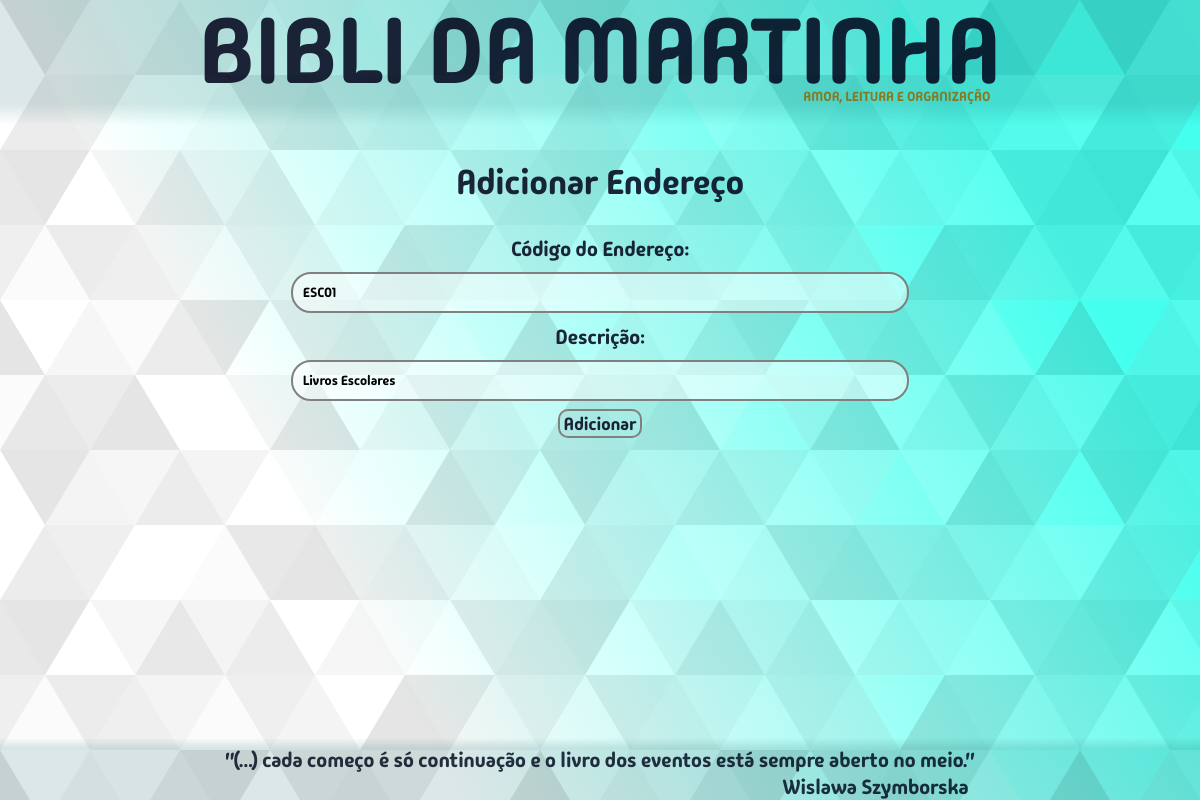
Before: /editarendereco/2/ with the older database file.
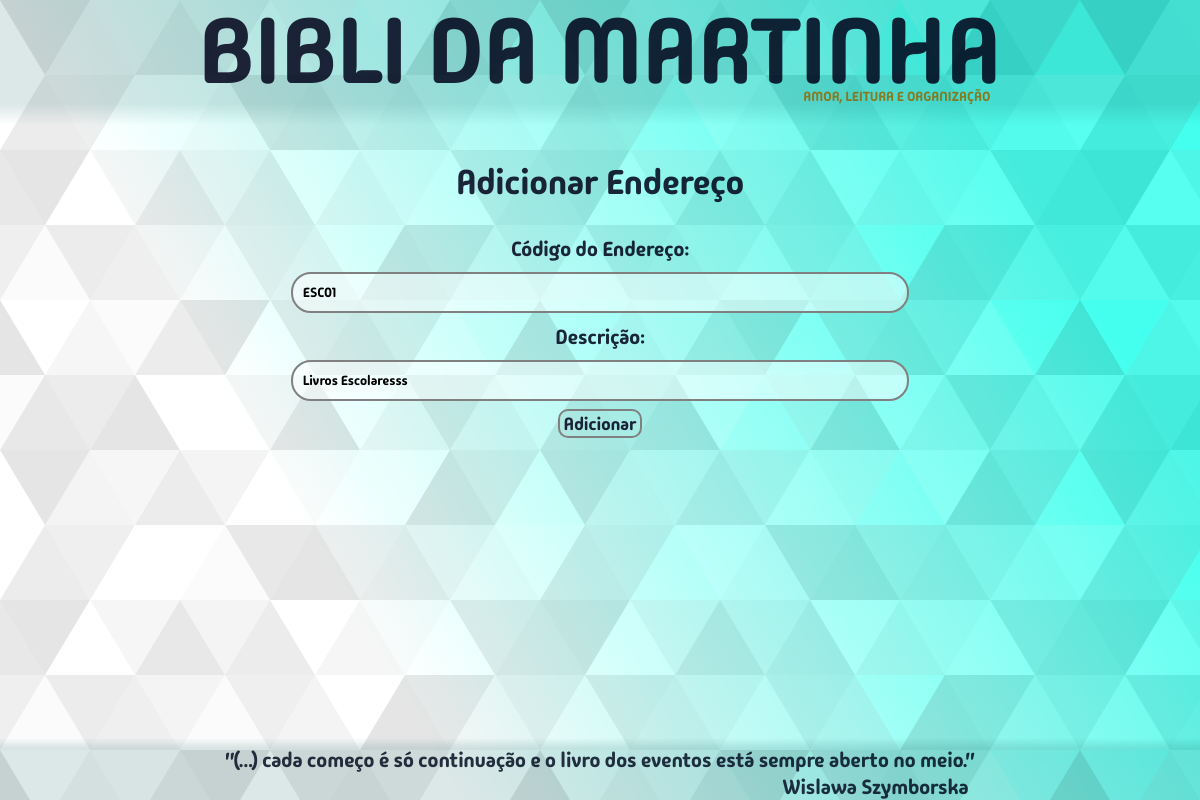
After: the same page with the newer database file.
### bibm/models.py (models this page shows, shortened)
class Endereco(models.Model):
    codigo = models.CharField(max_length=5, validators=[validacao_endereco])
    descricao = models.CharField(max_length=300, blank=True, null=True)
    comentario = models.TextField(blank=True, null=True)
    class Meta:
        verbose_name = "Endereço"

### bibm/views/views_mapa.py (the view)
# urls.py: path("editarendereco/<endereco_id>/", views.editar_endereco, name="editar_endereco"),
def editar_endereco(request, endereco_id):
    form = EnderecoForm(instance= Endereco.objects.filter(id=endereco_id).first())
    caller = request.GET.get("caller", None)
    context = {
        "form": form,
        "caller": caller,
        "endereco_id": endereco_id,
    }
    return render(request, "bibm/pages/addUmEndereco.html", context)

### bibm/forms.py (shortened to what this page needs)
class EnderecoForm(forms.ModelForm):
    class Meta:
        model = Endereco
        fields = [
            "codigo",
            "descricao",
        ]
        widgets = {
            "codigo": forms.TextInput(
                attrs={
                    "placeholder": "O código deve ter 3 letras e 2 números. Ex.: ABC12",
                    "class": "autor-input",
                    "autocomplete":"off",
                }
            ),
            "descricao": forms.TextInput(
                attrs={
                    "placeholder": "Digite aqui uma descrição para o código. Campo não obrigatório.",
                    "class": "autor-input",
                    "autocomplete":"off",
                }
            ),
        }

### bibm/templates/bibm/pages/addUmEndereco.html (shortened to what this page needs)
{% extends "bibm/estru.html" %}
{% load static %}
{% block content %}
  <div class="autor-box">
    <span class="titulo-add-um-livro">Adicionar Endereço</span>
    <form action="{% url "bibm:add_um_endereco_livro_save" %}" method="post" class="autor-box-form">
        <label class="label-add-um-livro" for="endereco_field">Código do Endereço:</label>
        <div class="input-container" id="endereco_field">{{form.codigo}}</div>
        <label class="label-add-um-livro" for="descricao_field">Descrição:</label>
        <div class="input-container" id="descricao_field">{{form.descricao}}</div>
        <button class="btn-medio btn-azul" type="submit">Adicionar</button>
    </form>
  </div>
{% endblock content %}

Changed rows visible on the page:
changed Endereco "ESC01": descricao "Livros Escolares" → "Livros Escolaresss"
